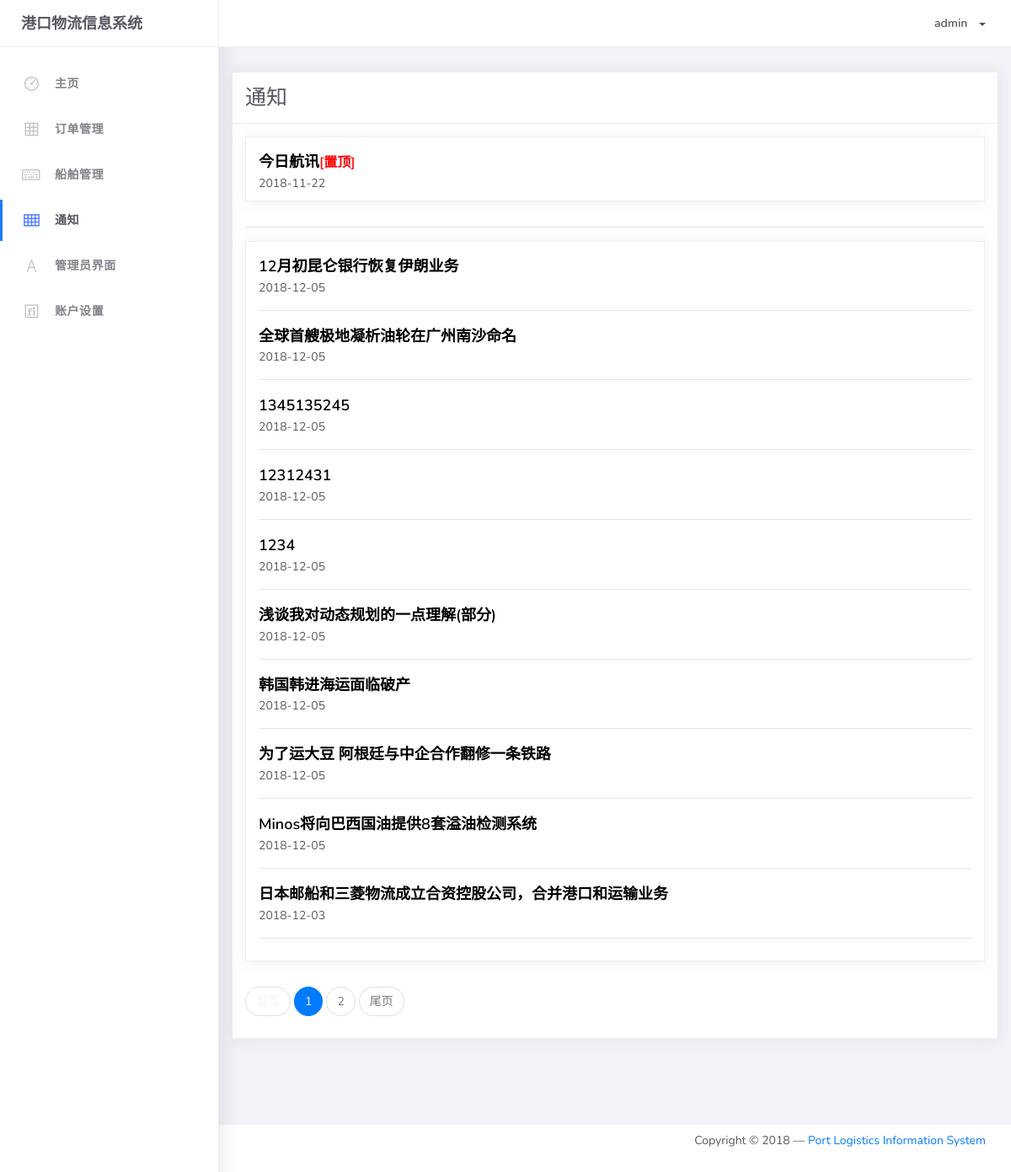
The page /notification/list/1 (signed in) on the database its author committed.
### login/models.py (models this page shows)
class ManagerUser(AbstractUser):
    class Meta(AbstractUser.Meta):
        pass

### notification/models.py (models this page shows, shortened)
class Notification(models.Model):
    title = models.CharField(max_length=50)
    content = MDTextField(default="")
    publish_time = models.DateTimeField(auto_now_add=True)  # 日期，新增自动写入
    recommend = models.BooleanField(default=False) #置顶
    class Meta:
        ordering = ['-publish_time']

### notification/views.py (the view)
# urls.py: path('notification/', include("notification.urls")),
def notification(request, page_num):
    if request.user.is_authenticated:
        page = Paginator(Notification.objects.filter(recommend=False), per_page=10)
        articles = page.page(page_num)
        top_articles = Notification.objects.filter(recommend=True)
        content = {"articles": articles, "top_articles":top_articles, 'page_num':page_num, 'count':page.count//10+1}
        return render(request, "notification.html", content)
    else:
        return redirect('login')

### login/templates/notification.html (shortened to what this page needs)
{% extends 'index.html' %}
{% block sidebar %}
	<li class="nav-item">
		<a href="{% url 'homepage' %}">
			<i class="la la-dashboard"></i>
			<p>主页</p>
		</a>
	</li>
	<li class="nav-item">
		<a href="{% url 'order' 1 %}">
			<i class="la la-table"></i>
			<p>订单管理</p>
		</a>
	</li>
	<li class="nav-item">
		<a href="{% url 'ships' 1 %}">
			<i class="la la-keyboard-o"></i>
			<p>船舶管理</p>
		</a>
	</li>
	<li class="nav-item active">
		<a href="notification/list/1">
			<i class="la la-th"></i>
			<p>通知</p>
		</a>
	</li>
	{% if user.is_staff  %}
	<li class="nav-item">
		<a href="/admin">
			<i class="la la-font"></i>
			<p>管理员界面</p>
		</a>
	</li>
	{% endif %}
	<li class="nav-item">
		<a href="{% url 'profile' %}">
			<i class="la la-fonticons"></i>
			<p>账户设置</p>
		</a>
	</li>
{% endblock %}
{% block main-panel %}
    <div class="content">
        <div class="card">
          <h5 class="card-header">通知</h5>
          <font class="card-body">
                <div class="card">
                      <div class="card-body">
              {% for article in top_articles %}
                          <h4 class="card-title" ><a href="{% url 'detail' article.id %}?infer={{ page_num }}"><font color="black">{{ article.title }}</font></a><font size="3" color="red">[置顶]</font></h4>
                           {{ article.publish_time|date:"Y-m-d" }}
              {% endfor %}
                     </div>
                </div>
                 <hr>
               <div class="card">
                      <div class="card-body">
              {% for article in articles %}
                          <h4 class="card-title"><a href="{% url 'detail' article.id %}?infer={{ page_num }}"><font color="black">{{ article.title }}</font></a></h4>
                           {{ article.publish_time|date:"Y-m-d" }}
                          <hr>
              {% endfor %}
                      </div>
              </div>
              <nav aria-label="Page navigation example">
              <ul class="pagination">
                  {% if page_num == 1 %}
                <li class="page-item disabled">
                  <a class="page-link" href="#"><font color="#f5f5f5">首页</font></a>
                </li>
                  {% else %}
                <li class="page-item">
                  <a class="page-link" href="{% url 'notification' 1 %}">首页</a>
                </li>
                  {% endif %}
                <li class="page-item active">
                  <a class="page-link" href="#">{{ page_num }}<span class="sr-only">(current)</span></a>
                </li>
                  {% if page_num|add:1 > count %}
                  {% else %}
                <li class="page-item"><a class="page-link" href="{% url 'notification' page_num|add:1 %}">{{ page_num|add:1 }}</a></li>
                  {% endif %}
                  {% if page_num == count %}
                <li class="page-item disabled">
                  <a class="page-link" href="#"><font color="#f5f5f5">尾页</font></a>
                </li>
                  {% else %}
                <li class="page-item">
                  <a class="page-link" href="{% url 'notification' count %}">尾页</a>
                </li>
                  {% endif %}
              </ul>
            </nav>
        </div>
    </div>
{% endblock %}

### login/templates/index.html (shortened to what this page needs)
{% load staticfiles %}
<!DOCTYPE html>
<html>
<head>
	<link rel="stylesheet" href="{% static 'assets/css/bootstrap.min.css'%}">
	<link rel="stylesheet" href="{% static 'assets/css/ready.css'%}">
	<link rel="stylesheet" href="{% static 'assets/css/demo.css'%}">
</head>
<body>
	<div class="wrapper">
		<div class="main-header">
			<div class="logo-header">
				<a href="index.html" class="logo">
					港口物流信息系统
				</a>
			</div>
			<nav class="navbar navbar-header navbar-expand-lg">
				<div class="container-fluid">
					<ul class="navbar-nav topbar-nav ml-md-auto align-items-center">
						<li class="nav-item dropdown">
							<a class="dropdown-toggle profile-pic" data-toggle="dropdown" href="#" aria-expanded="false"> <span >{{ user.username }}</span> </a>
							</li>
						</ul>
					</div>
				</nav>
			</div>
			<div class="sidebar">
				<div class="scrollbar-inner sidebar-wrapper">
					<ul class="nav">
                    {% block sidebar %}{% endblock %}
					</ul>
				</div>
			</div>
			<div class="main-panel">
                {% block main-panel %}{% endblock %}
				</div>
				<footer class="footer">
					<div class="container-fluid">
						<nav class="pull-left">
							<ul class="nav">
								<li class="nav-item">
									<a class="nav-link" href="#">
									</a>
								</li>
							</ul>
						</nav>
						<div class="copyright ml-auto">
							Copyright © 2018 —  <a href="#">Port Logistics Information System</a>
					    </div>
                    </div>
				</footer>
			</div>
</body>
</html>

### rows shown on the page
ManagerUser: username "admin"
Notification: title "今日航讯", publish_time "2018-11-22"
Notification: title "12月初昆仑银行恢复伊朗业务", publish_time "2018-12-05"
Notification: title "全球首艘极地凝析油轮在广州南沙命名", publish_time "2018-12-05"
Notification: title "1345135245", publish_time "2018-12-05"
Notification: title "12312431", publish_time "2018-12-05"
Notification: title "1234", publish_time "2018-12-05"
Notification: title "浅谈我对动态规划的一点理解(部分)", publish_time "2018-12-05"
Notification: title "韩国韩进海运面临破产", publish_time "2018-12-05"
Notification: title "为了运大豆 阿根廷与中企合作翻修一条铁路", publish_time "2018-12-05"
Notification: title "Minos将向巴西国油提供8套溢油检测系统", publish_time "2018-12-05"
Notification: title "日本邮船和三菱物流成立合资控股公司，合并港口和运输业务", publish_time "2018-12-03"

### other values the page prints
{{ page_num }} "1"
{{ page_num|add:1 }} "2"
